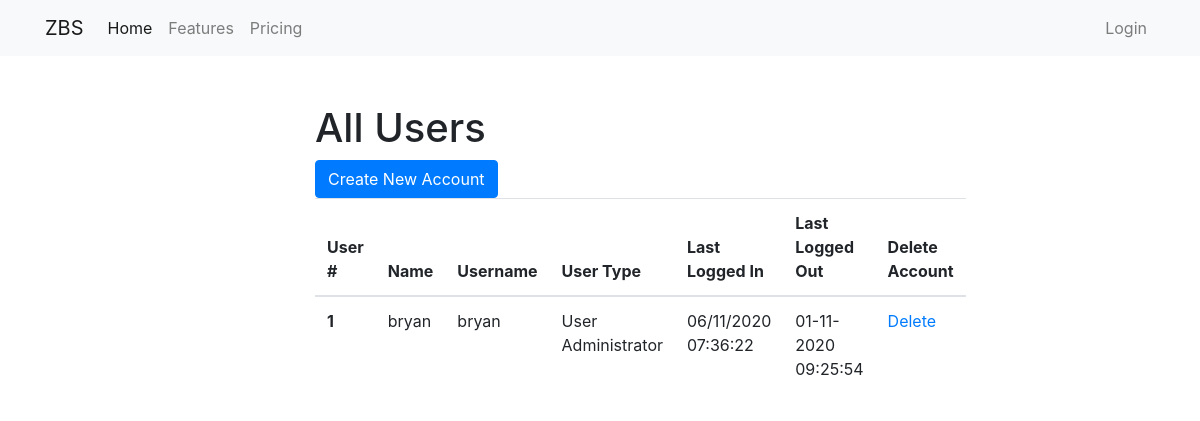
/users, run on an earlier commit of the app's database.
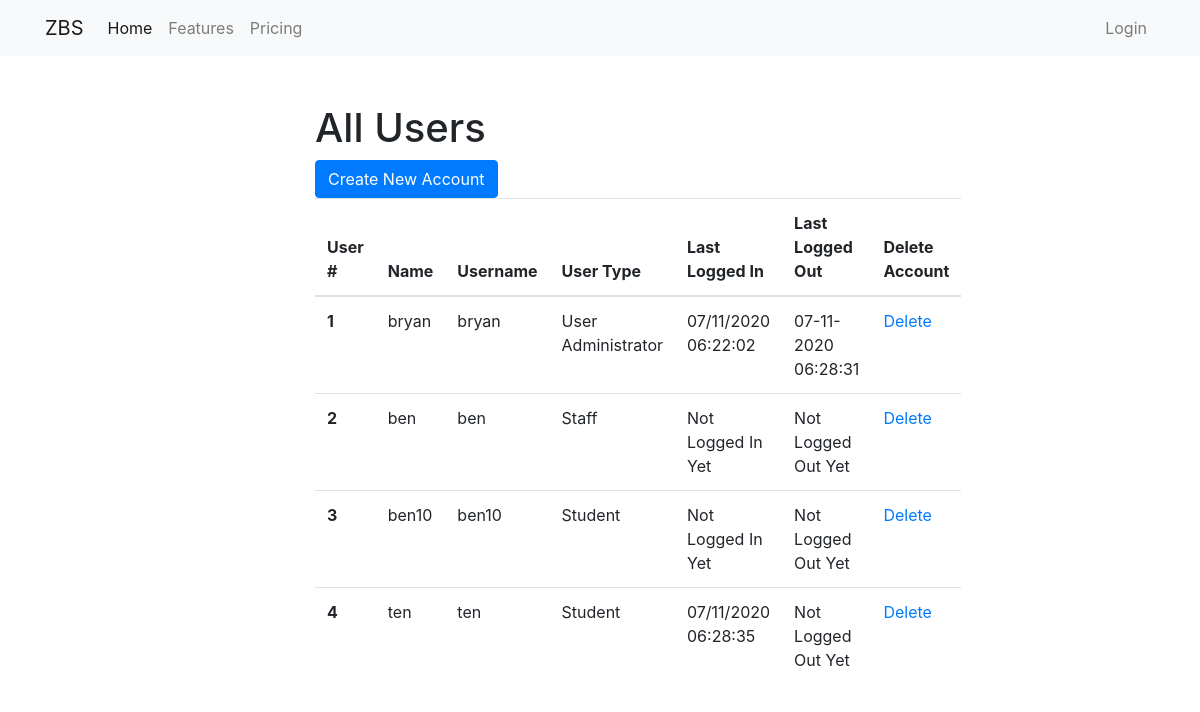
And on a later commit of the database.
### app.py (models this page shows, shortened)
class User(db.Model, UserMixin):
    id = db.Column(db.Integer,primary_key=True)
    name = db.Column(db.String(64))
    username = db.Column(db.String(64),unique=True)
    hashed_pass =db.Column(db.String(128))
    type = db.Column(db.Integer())
    bookings = db.relationship('Booking', backref='user',lazy='dynamic')
    last_logged_in = db.Column(db.DateTime)
    last_logged_out = db.Column(db.DateTime)

### app.py (the view)
@app.route('/users')
def users():
    users = User.query.all()
    return render_template('users.html',users = users)

### templates/users.html (shortened to what this page needs)
{% extends 'base.html' %}
{% block body %}
<div class="container w-50 mt-5">
  <h1>All Users</h1>
  <a href="{{url_for('register')}}"><button class="btn btn-primary">Create New Account</button></a>
  <table class="table table-hover">
    <thead>
      <tr>
        <th scope="col">User #</th>
        <th scope="col">Name</th>
        <th scope="col">Username</th>
        <th scope="col">User Type</th>
        <th scope="col">Last Logged In</th>
        <th scope="col">Last Logged Out</th>
        <th scope="col">Delete Account</th>
      </tr>
    </thead>
    <tbody>
      {% for user in users %}
      <tr>
        <th scope="row">{{ user.id }}</th>
        <td>{{ user.name }}</td>
        <td>{{ user.username }}</td>
        <td>
          {% if user.type == 0 %}
          User Administrator
          {% elif user.type == 1 %}
          Staff
          {% elif user.type == 2 %}
          Student
          {% endif %}
        </td>
        {% if user.last_logged_in %}
        <td>{{ user.last_logged_in.strftime("%d/%m/%Y  %H:%M:%S")}}</td>
        {% else %}
        <td>Not Logged In Yet</td>
        {% endif %}
        {% if user.last_logged_out %}
        <td>{{ user.last_logged_out.strftime("%d-%m-%Y  %H:%M:%S")}}</td>
        {% else %}
        <td>Not Logged Out Yet</td>
        {% endif %}
        <td><a href="{{ url_for('delete_user', id=user.id) }}">Delete</a></td>
      </tr>
      {% endfor %}
    </tbody>
  </table>
</div>
{% endblock %}

### templates/base.html (shortened to what this page needs)
<!DOCTYPE html>
<html lang="en">
<head>
    <link rel="stylesheet" href="{{ url_for('static',filename='css/main.css') }}">
    <link rel="stylesheet" href="https://cdn.jsdelivr.net/npm/bootstrap@4.5.3/dist/css/bootstrap.min.css">
</head>
<body>
    <nav class="navbar navbar-expand-lg navbar-light bg-light">
        <div class="container">
        <a class="navbar-brand" href="{{ url_for('index') }}">ZBS</a>
        <div class="collapse navbar-collapse" id="navbarNav">
          <ul class="navbar-nav mr-auto">
              <li class="nav-item active">
                  <a class="nav-link" href="#">Home <span class="sr-only">(current)</span></a>
              </li>
              <li class="nav-item">
                  <a class="nav-link" href="#">Features</a>
              </li>
              <li class="nav-item">
                  <a class="nav-link" href="#">Pricing</a>
              </li>
          </ul>
          <ul class="navbar-nav">
            {% if current_user.is_authenticated %}
            <li class="nav-item dropdown">
              <a class="nav-link dropdown-toggle" href="#" id="navbarDropdown" role="button" data-toggle="dropdown" aria-haspopup="true" aria-expanded="false">
                Welcome {{ current_user.name | capitalize }}
              </a>
              <div class="dropdown-menu" aria-labelledby="navbarDropdown">
                <h6 class="dropdown-header">
                  {% if current_user.type == 0 %}
                  User Administrator
                  {% elif current_user.type == 1 %}
                  Staff User
                  {% elif current_user.type == 2 %}
                  Student User
                  {% endif %}
                </h6>
                {% if current_user.type == 2 %}
                <a class="dropdown-item" href="{{ url_for('bookings') }}">My Bookings</a>
                {% elif current_user.type == 0 %}
                <a class="dropdown-item" href="{{ url_for('users') }}">All Users</a>
                {% endif %}
                <div class="dropdown-divider"></div>
                <a class="dropdown-item" href="{{ url_for('logout') }}">Log Out</a>
              </div>
            </li>
            {% else %}
              <li class="nav-item">
                  <a class="nav-link" href="{{ url_for('login') }}">Login</a>
              </li>
            {% endif %}
          </ul>
      </div>
        </div>
    </nav>
    {% block body %}{% endblock %}
</body>
</html>

What changed in the data, as far as the page shows it:
changed User "bryan": last_logged_in "06/11/2020 07:36:22" → "07/11/2020 06:22:02"; last_logged_out "01-11-2020 09:25:54" → "07-11-2020 06:28:31"
added User: id "2", name "ben", username "ben", type "Staff", shows "Not Logged In Yet", shows "Not Logged Out Yet"
added User: id "3", name "ben10", username "ben10", type "Student", shows "Not Logged In Yet", shows "Not Logged Out Yet"
added User: id "4", name "ten", username "ten", type "Student", last_logged_in "07/11/2020 06:28:35", shows "Not Logged Out Yet"
